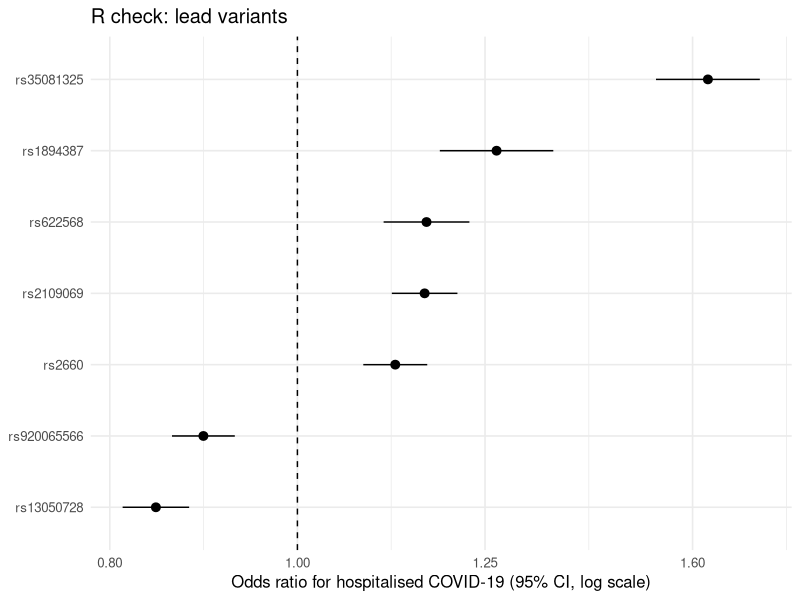

The R script that drew this image:
# Chapter 10, Hands-on 2 (R companion): recompute the lead-variant P values and odds ratios from beta and SE, independently of the Python code.
# Input: qc_leads_for_r.csv written by ex10_2_qc_manhattan.py. Needs base R and ggplot2.
library(ggplot2)
d <- read.csv("qc_leads_for_r.csv")
d$z <- d$beta / d$se
d$p_wald <- 2 * pnorm(-abs(d$z))
d$log10_diff <- abs(log10(d$p_wald) - log10(d$p_reported))
d$OR <- exp(d$beta); d$lo <- exp(d$beta - 1.96 * d$se); d$hi <- exp(d$beta + 1.96 * d$se)
print(cbind(rsid = d$rsid, round(d[, c("z", "OR", "lo", "hi", "log10_diff")], 3)))
cat("largest disagreement between reported and recomputed P (log10 units):", round(max(d$log10_diff), 3), "\n")
p <- ggplot(d, aes(OR, reorder(rsid, OR))) + geom_vline(xintercept = 1, linetype = 2) + geom_pointrange(aes(xmin = lo, xmax = hi)) +
     scale_x_log10(breaks = c(0.8, 1, 1.25, 1.6)) + labs(x = "Odds ratio for hospitalised COVID-19 (95% CI, log scale)", y = NULL, title = "R check: lead variants") + theme_minimal(base_size = 12)
ggsave("figs10/fig2b_r_leads.png", p, width = 6.2, height = 3.4, dpi = 200)
